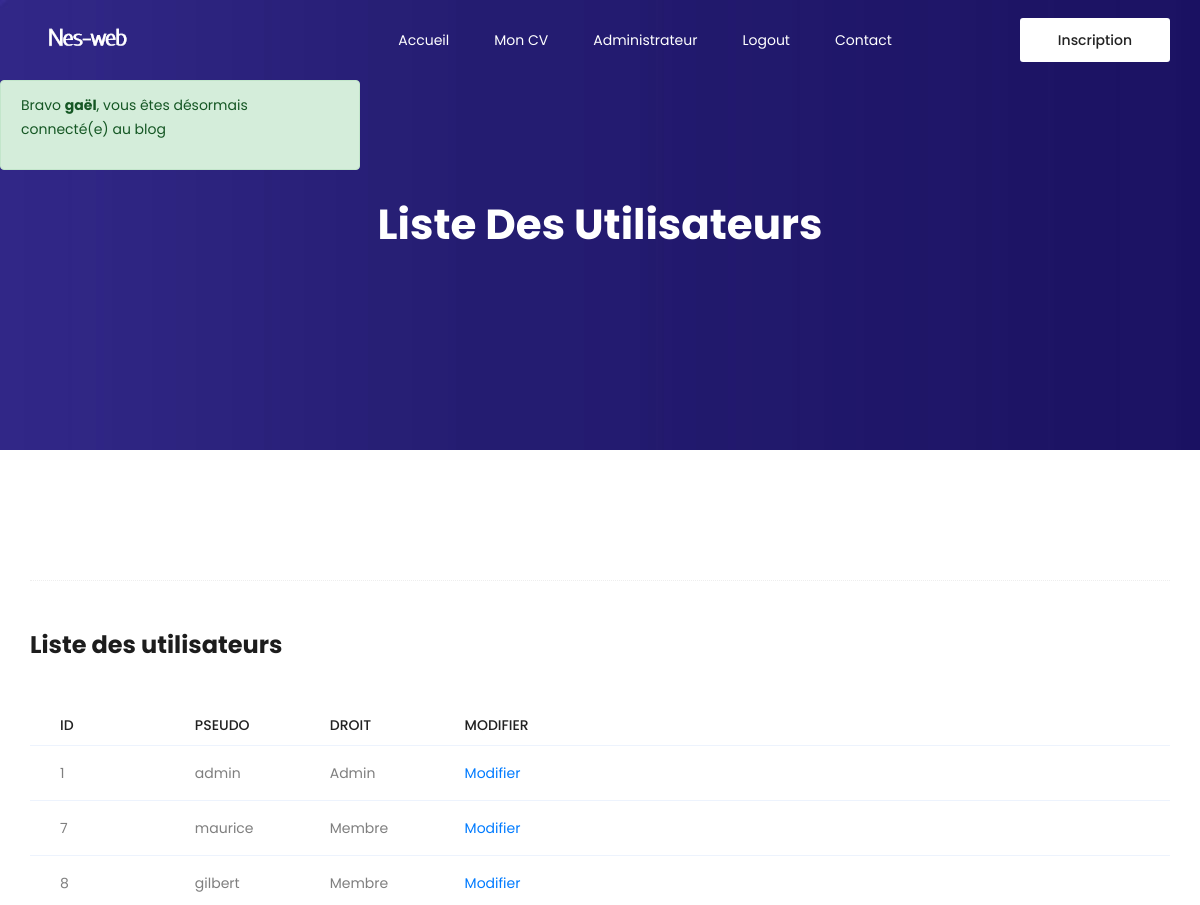
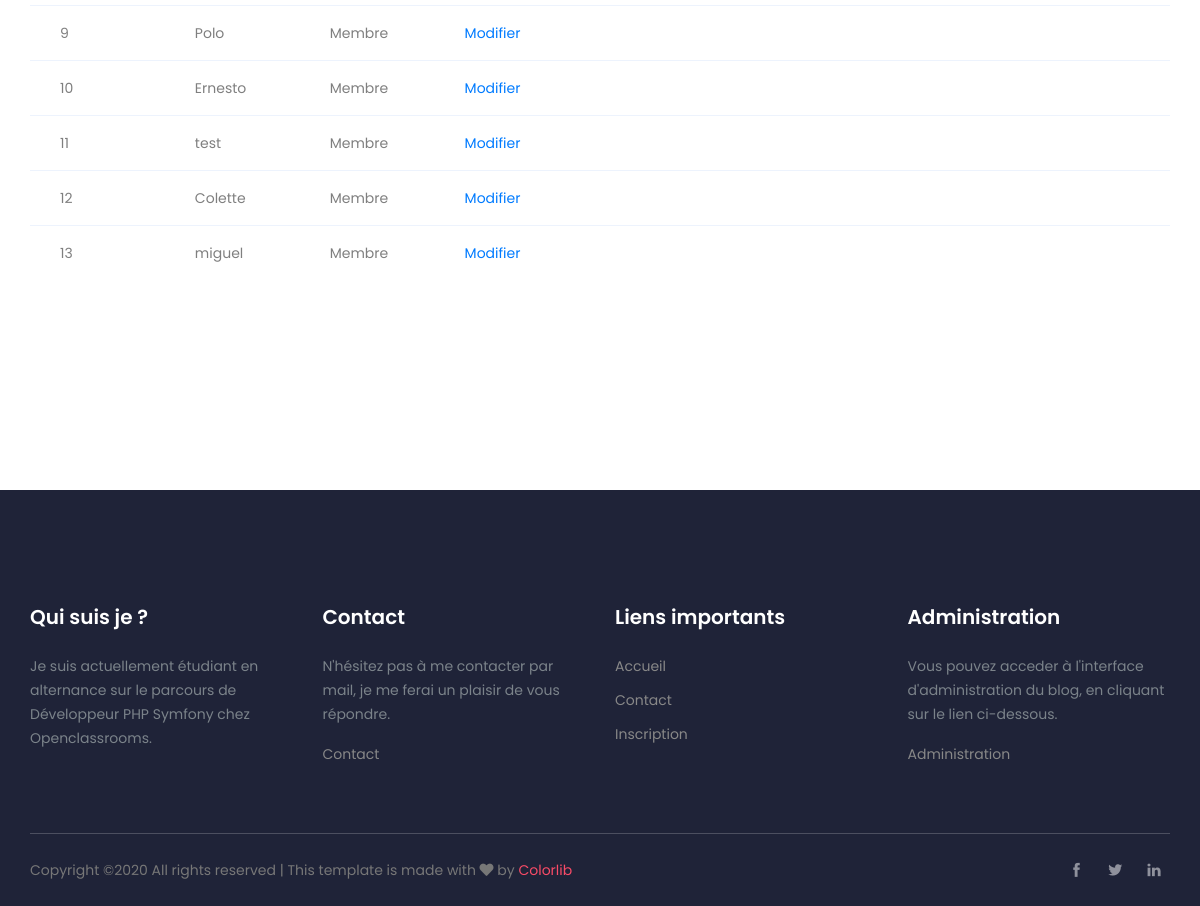
The page /index.php?controller=User&action=liste (signed in) on the database its author committed (2 pictures, top to bottom).
### tables this page shows
CREATE TABLE IF NOT EXISTS `user` (
  `id` int(11) NOT NULL AUTO_INCREMENT,
  `lastName` varchar(45) NOT NULL,
  `firstName` varchar(45) NOT NULL,
  `email` varchar(45) NOT NULL,
  `nickname` varchar(45) NOT NULL,
  `pswd` varchar(255) NOT NULL,
  `userRole` varchar(255) NOT NULL,
  PRIMARY KEY (`id`),
  UNIQUE KEY `pseudo_UNIQUE` (`nickname`),
  UNIQUE KEY `mail_UNIQUE` (`email`)
);

### models/Renderer.php (called while the page is built, shortened)
<?php
class Renderer
{
    public static function render(string $path, array $var = []): void
    {
        extract($var);
        require('views/' . $path . '.view.php');
    }
}

### controllers/User.php (called while the page is built, shortened)
<?php
class User extends \controllers\Controller
{
    function liste()
    {
        $manager = $this->modelManager;
        $users = $manager->getList();
        \models\Renderer::render("listUser", compact('users'));
    }
}

### models/Router.php (called while the page is built, shortened)
<?php
Class Router{
    public static function invoke(){
        if(!empty($_GET['action'])){
            $action = $_GET['action'];
        }
        else {$action="accueil";}
        $controller = new $controllerName();
        $controller->$action();
    }
}

### index.php (called while the page is built)
<?php
require('autoload.php');
\models\Router::invoke();

### controllers/Controller.php (called while the page is built, shortened)
<?php
abstract class Controller
{
    public function __construct()
    {
        $this->modelManager = new $realModelName();
    }
}

### models/managers/UserManager.php (called while the page is built, shortened)
<?php
class UserManager extends \models\Database
{
  protected $db;
  public function setDb(\PDO $db)
  {
    $this->db = $db;
  }
  public function getList()
  {
    $query = $this->db->prepare('SELECT id, lastName, firstName, email, nickname, pswd, userRole FROM user');
    $query->execute();
    $query->setFetchMode(\PDO::FETCH_CLASS | \PDO::FETCH_PROPS_LATE, '\models\User');
    $users = $query->fetchAll();
    return $users;
  }
}

### autoload.php (called while the page is built, shortened)
<?php
spl_autoload_register(function($className){
    $className = str_replace("\\","/",$className);
});

### models/Model.php (called while the page is built, shortened)
<?php
abstract class Model
{
    protected $id;
    function getId()
    {
        return $this->id;
    }
}

### models/User.php (called while the page is built, shortened)
<?php
class User extends Model
{
    protected $nickname;
    protected $userRole;
    function getNickname()
    {
        return $this->nickname;
    }
    function getUserRole()
    {
        return $this->userRole;
    }
}

### views/listUser.view.php (the view)
<section class="hero-banner d-flex align-items-center">
    <div class="container text-center">
        <h2>Liste des utilisateurs</h2>
    </div>
</section>
<section class="latest-blog-area area-padding">
    <div class="container">
        <div class="section-top-border">
            <h3 class="mb-30 title_color">Liste des utilisateurs</h3>
            <div class="progress-table-wrap">
                <div class="progress-table">
                    <div class="table-head">
                        <div class="serial">id</div>
                        <div class="serial">Pseudo</div>
                        <div class="serial">Droit</div>
                        <div class="serial">Modifier</div>
                    </div>
                    <?php
                    foreach ($users as $value) {
                    ?>
                        <div class="table-row">
                            <div class="serial"><?= $value->getId(); ?></div>
                            <div class="serial"><?= $value->getNickname(); ?></div>
                            <div class="serial"><?= $value->getUserRole(); ?></div>
                            <div class="serial"><a href="index.php?controller=User&action=modifier&id=<?= $value->getId(); ?>">Modifier</a></div>
                        </div>
                    <?php } ?>
                </div>
            </div>
        </div>
    </div>
</section>

### rows shown on the page
user: id "1", nickname "admin", userRole "Admin"
user: id "7", nickname "maurice", userRole "Membre"
user: id "8", nickname "gilbert", userRole "Membre"
user: id "9", nickname "Polo", userRole "Membre"
user: id "10", nickname "Ernesto", userRole "Membre"
user: id "11", nickname "test", userRole "Membre"
user: id "12", nickname "Colette", userRole "Membre"
user: id "13", nickname "miguel", userRole "Membre"

### other values the page prints
$message "Bravo gaël , vous êtes désormais connecté(e) au blog"
